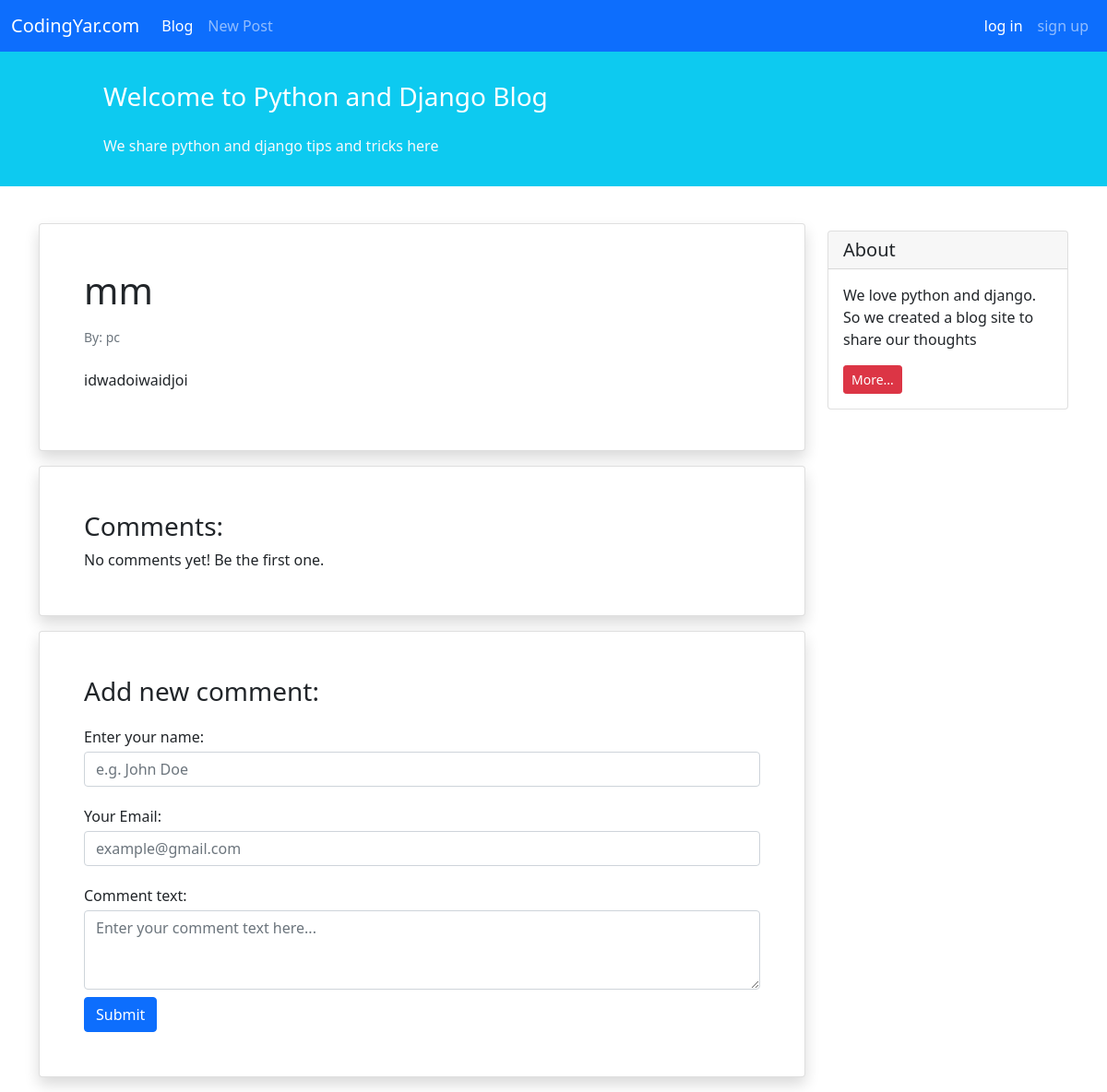
/post/16/, run on the app's committed database.
### blogs/models.py (models this page shows, shortened)
class Post(models.Model):
    STATUS = (
        ('pub', 'published'),
        ('drf', 'draft'),
    )
    title = models.CharField(max_length=100)
    text = models.TextField()
    author = models.ForeignKey('auth.User', on_delete=models.CASCADE)
    datetime_created = models.DateTimeField(auto_now_add=True)
    datetime_modified = models.DateTimeField(auto_now=True)
    status = models.CharField(choices=STATUS, max_length=3)

### blogs/views.py (the view)
# urls.py: path('post/<int:pk>/', views.PostDetail.as_view(), name='post_view'),
class PostDetail(generic.DetailView):
    template_name = 'post_detail.html'
    context_object_name = 'data'
    model = models.Post

### blogs/templates/post_detail.html
{% extends 'base.html' %}
{% block card %}
    <div class="col-9">
            <div class="card shadow my-3 p-5">
                <h1>{{ data.title }}</h1>
                <p class="small text-muted mt-2">By: {{ data.author }}</p>
                <p class="mt-2">{{ data.text }}</p>
            </div>
            <div class="card shadow my-3 p-5">
                <h3>Comments:</h3>
                    No comments yet! Be the first one.
            </div>
            <div class="card shadow my-3 p-5">
                <h3>Add new comment:</h3>
                <form method="POST">
                    <div class="form-group py-2">
                        <label class="py-1" for="author_name">Enter your name:</label>
                        <input type="text" class="form-control" placeholder="e.g. John Doe" name="author_name">
                    </div>
                    <div class="form-group py-2">
                        <label class="py-1" for="email">Your Email:</label>
                        <input type="email" class="form-control" placeholder="example@gmail.com" name="email">
                    </div>
                    <div class="form-group py-2">
                        <label class="py-1" for="comment_text">Comment text:</label>
                        <textarea class="form-control" name="text" rows="3" placeholder="Enter your comment text here..."></textarea>
                    </div>
                    <button type="submit" class="btn btn-primary">Submit</button>
                </form>
            </div>
        </div>
{% endblock card%}

### data on the page
Post: title "mm", author "pc", text "idwadoiwaidjoi"
